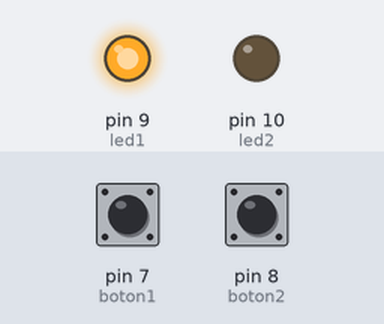
The sketch below on a simulated Arduino Uno, built with avr-gcc and run on an emulated ATmega328P. Shown: output pins drawn as LEDs (lit = HIGH). The inputs (shaded band) are chosen by the test bench; at power-on: pin 7 (boton1) LOW, pin 8 (boton2) LOW.

Above: at 1.2 s.
1.3 s: pin 7 (boton1) pulled HIGH for 0.15 s
At 1.37 s:
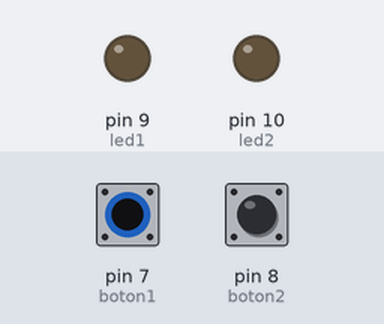
2.9 s: pin 8 (boton2) pulled HIGH for 0.15 s
At 2.97 s:
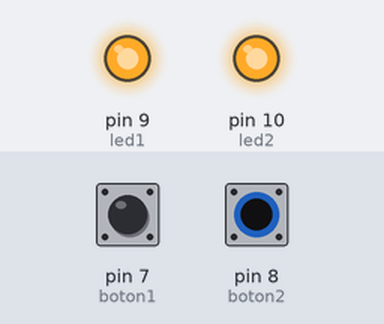
4.5 s: pin 8 (boton2) pulled HIGH for 3.2 s
At 8.6 s:
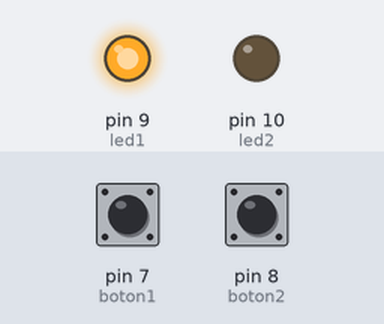
9.2 s: pin 7 (boton1) pulled HIGH for 3.2 s
At 9.8 s:
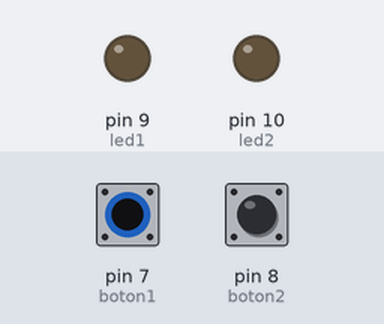
13.9 s: pin 7 (boton1) driven HIGH and pin 8 (boton2) driven HIGH
At 14.6 s:
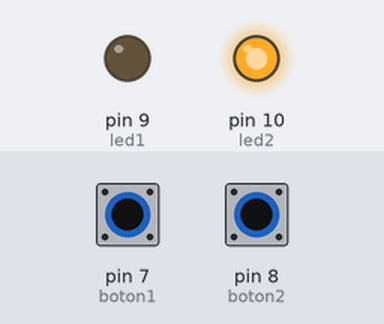
Timing chart, 0 to 16.4 s (numbered marks = the images above; inputs shaded):
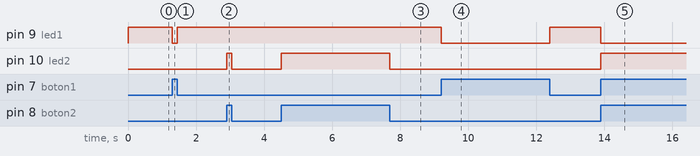

The sketch:

MiPrimerArduino.ino
```cpp
/*
DECLARACION DE VARIABLES, aqui utilizamos los dos primeros leds y los dos botones, segun los que nos indique la tabla de atras que sale
*/
int led1=9;
int led2=10;
int boton1=7;
int boton2=8;

int estadoBoton1=LOW;
int estadoBoton2=LOW;

void setup() {

pinMode(boton1,INPUT);
pinMode(boton2,INPUT);
pinMode(led1,OUTPUT);
pinMode(led2,OUTPUT);
}

void loop() {
  estadoBoton1 = digitalRead(boton1);
  estadoBoton2 = digitalRead(boton2);

  if(estadoBoton1==HIGH){
    digitalWrite(led1,LOW);
  }
  else if(estadoBoton2){
    digitalWrite(led2,HIGH);
  }
  else{
    digitalWrite(led1,HIGH);
    digitalWrite(led2,LOW);
  }
}
```

Measured:
- after the input at 1.3 s, pin 9 (led1): HIGH → LOW at once, → HIGH 0.15 s later
- after the input at 2.9 s, pin 10 (led2): LOW → HIGH at once, → LOW 0.15 s later
- after the input at 4.5 s, pin 10 (led2): LOW → HIGH at once, → LOW 3.2 s later
- after the input at 9.2 s, pin 9 (led1): HIGH → LOW at once, → HIGH 3.2 s later
- after the input at 13.9 s, pin 9 (led1): HIGH → LOW at once; pin 10 (led2): LOW → HIGH at once
